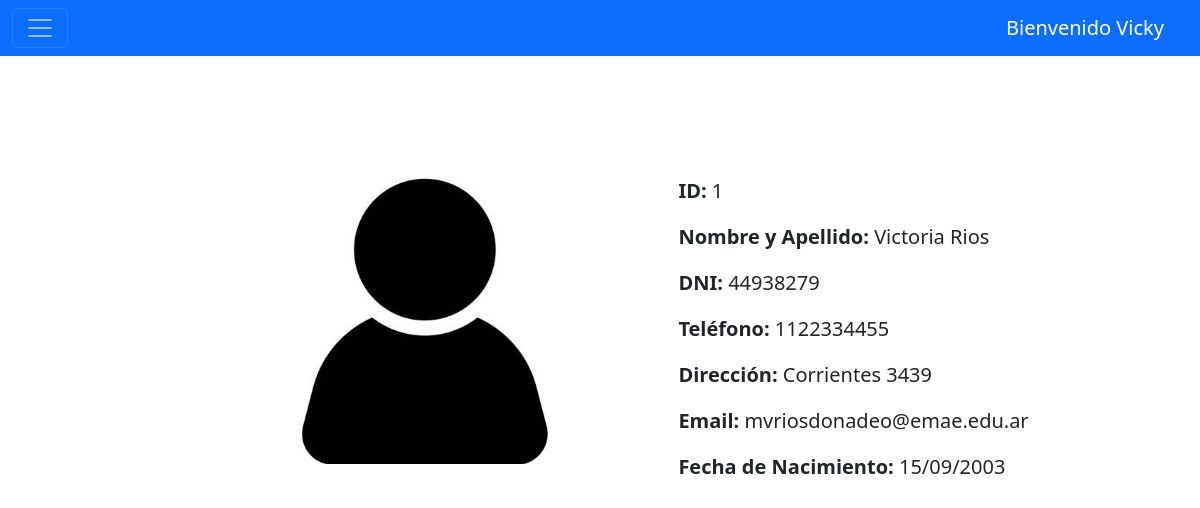
/mvc/resources/views/home.php (signed in), run on the app's committed database.
### tables this page shows
CREATE TABLE `empleado` (
  `id_empleado` int(11) NOT NULL,
  `nombre` text NOT NULL,
  `apellido` text NOT NULL,
  `dni` int(11) NOT NULL,
  `telefono` int(11) NOT NULL,
  `direccion` text NOT NULL,
  `email` text NOT NULL,
  `fecha_nacimiento` date NOT NULL,
  `user` text NOT NULL,
  `password` text NOT NULL
);

### mvc/resources/views/home.php (the view, shortened to what this page needs)
<!DOCTYPE html>
<html lang="es">
<head>
    <link href="https://cdn.jsdelivr.net/npm/bootstrap@5.3.3/dist/css/bootstrap.min.css" rel="stylesheet">
    <link rel="stylesheet" href="../public/css/admin.css">
</head>
<body>
    <header>
        <nav class="navbar navbar-dark bg-primary fixed-top">
            <div class="container-fluid">
                <button class="navbar-toggler" type="button" data-bs-toggle="offcanvas" data-bs-target="#offcanvasDarkNavbar" aria-controls="offcanvasDarkNavbar" aria-label="Toggle navigation">
                    <span class="navbar-toggler-icon"></span>
                </button>
                <div>
                    <?php echo "<a class='nav-link active fs-5 text-white me-4' aria-current='page'>Bienvenido ".ucfirst($_SESSION['user']) ."</a>" ?>
                </div>
            </div>
        </nav>
    </header>
    <main>
        <br>
        <br>
        <br>
        <?php
require '/xampp/htdocs/hominis/mvc/config/datebase.php';
$user = $_SESSION['user'];
$password = $_SESSION['password'];
$sql = "SELECT * FROM empleado WHERE user = :user AND password = :password";
$stmt = $pdo->prepare($sql);
$stmt->bindParam(':user', $user);
$stmt->bindParam(':password', $password);
$stmt->execute();
$empleados = $stmt->fetchAll(PDO::FETCH_ASSOC);
$contenido = "";
foreach ($empleados as $empleado) {
    $nombre = ucfirst($empleado['nombre']);
    $apellido = ucfirst($empleado['apellido']);
    $direccion = ucfirst($empleado['direccion']);
    $contenido .= <<<HTML
    <div class='d-flex justify-content-center mt-5'>
        <img src='../public/img/iconoPersona.jpg' alt='Icono Persona' class='homeEmployee'>
        <div>
            <p class='fs-5'> <span class='fw-bold'> ID:  </span>{$empleado['id_empleado']}</p>
            <p class='fs-5'> <span class='fw-bold'> Nombre y Apellido:  </span>{$nombre} {$apellido}</p>
            <p class='fs-5'> <span class='fw-bold'> DNI:  </span>{$empleado['dni']}</p>
            <p class='fs-5'> <span class='fw-bold'> Teléfono:  </span>{$empleado['telefono']}</p>
            <p class='fs-5'> <span class='fw-bold'> Dirección:  </span>{$direccion}</p>
            <p class='fs-5'> <span class='fw-bold'> Email:  </span>{$empleado['email']}</p>
HTML;
    $fechaNacimiento = new DateTime($empleado['fecha_nacimiento']);
    $contenido .= "<p class='fs-5'> <span class='fw-bold'> Fecha de Nacimiento: </span>" . $fechaNacimiento->format('d/m/Y') . "</p>";
    $contenido .= "</div></div>";
}
echo $contenido;
?>
    </main>
</body>
</html>

### mvc/resources/public/css/admin.css (style rules this page uses)
* { padding: 0; margin: 0; box-sizing: border-box; }
.homeEmployee { height: 18rem; margin: 0 8rem; }
.fixed-top { position:initial; }

### data on the page
empleado: id_empleado "1", nombre "Victoria", apellido "Rios", dni "44938279", telefono "1122334455", direccion "Corrientes 3439", email "mvriosdonadeo@emae.edu.ar", fecha_nacimiento "15/09/2003"

### other printed values
$_SESSION['user'] "Vicky"
